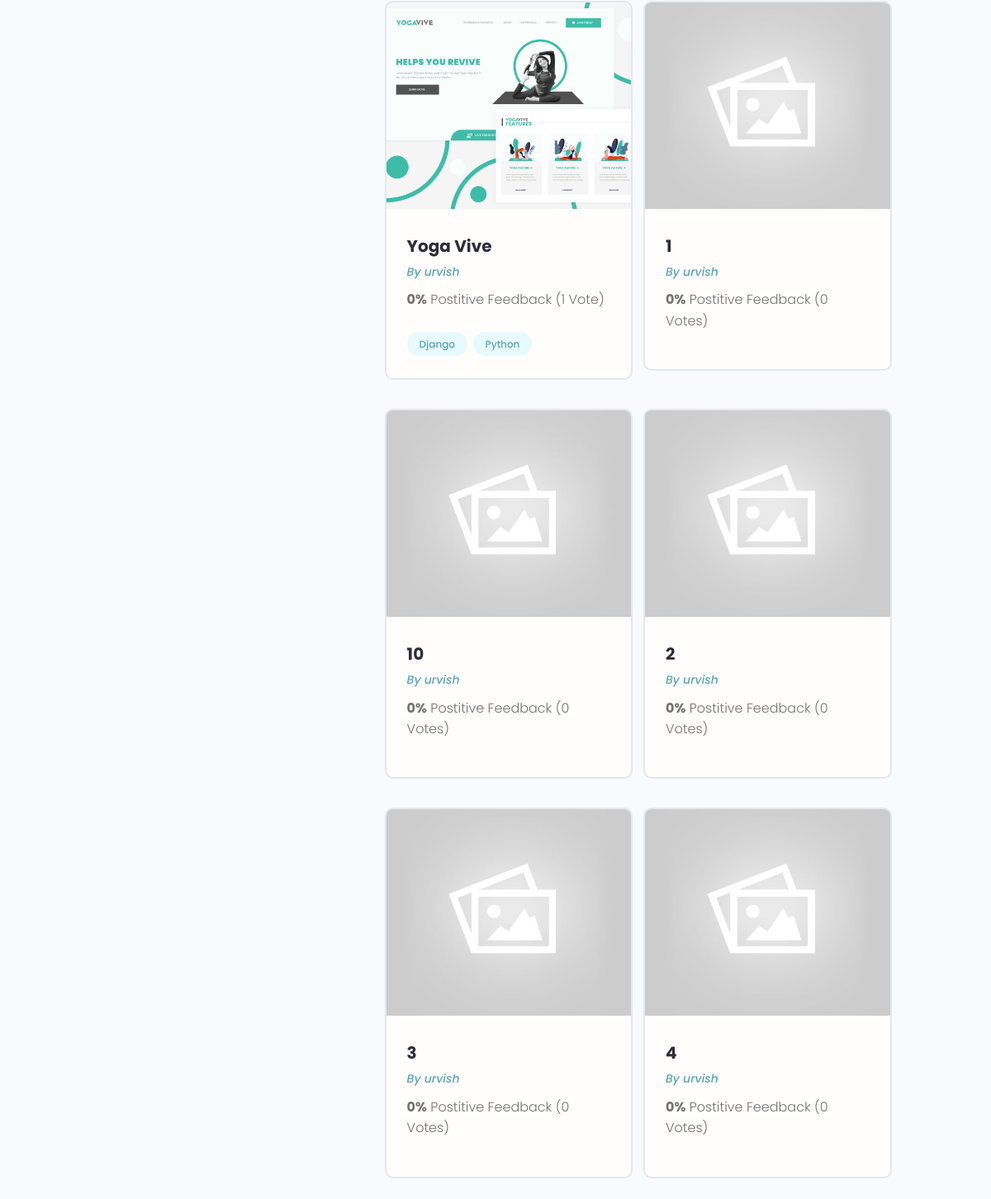
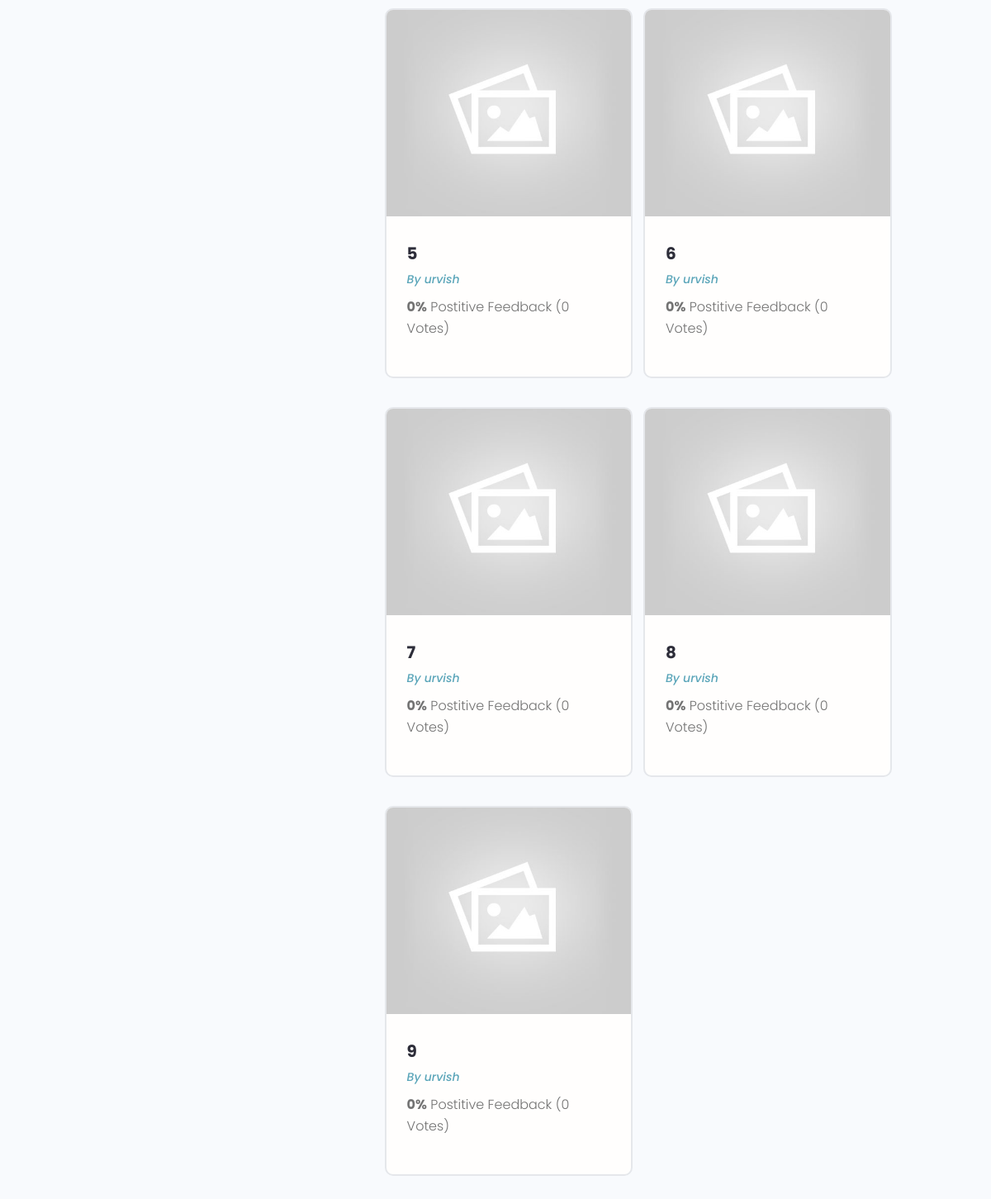
The app's page /profile/8d0fb00d-4299-4abd-93e5-eb9e0480b9e6/ (lower part), older data (2 pictures, top to bottom).
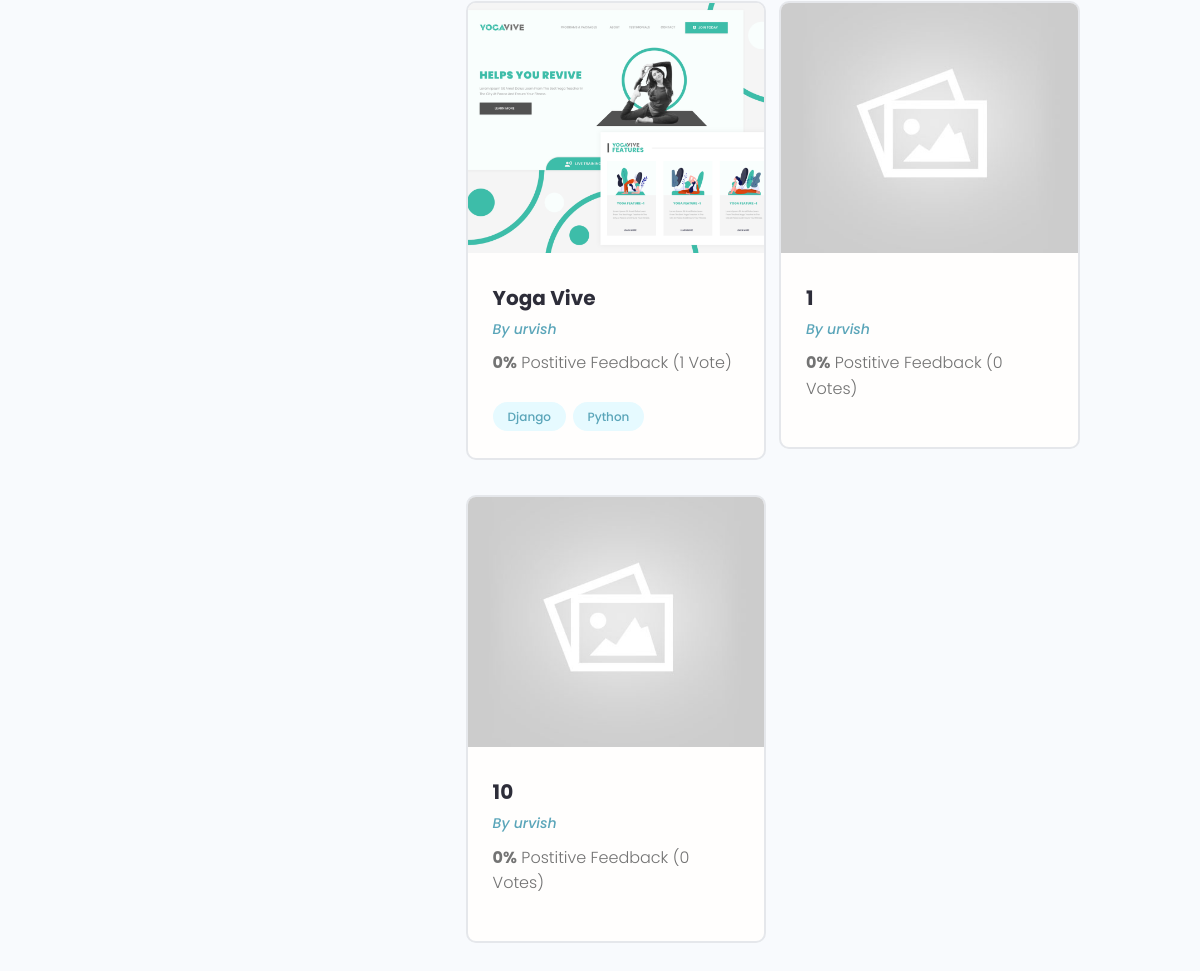
The same page, newer data.
### projects/models.py (models this page shows, shortened)
class Project(models.Model):
    owner = models.ForeignKey(Profile, null=True, blank=True, on_delete=models.CASCADE)
    title = models.CharField(max_length=200)
    description = models.TextField(null=True, blank=True)
    featured_image = models.ImageField(null=True, blank=True, default="default.jpg")
    demo_link = models.CharField(max_length=2000, null=True, blank=True)
    source_link = models.CharField(max_length=2000, null=True, blank=True)
    tags = models.ManyToManyField('Tag', blank=True)
    vote_total = models.IntegerField(default=0, null=True, blank=True)
    vote_ratio = models.IntegerField(default=0, null=True, blank=True)
    created = models.DateTimeField(auto_now_add=True)
    id = models.UUIDField(default=uuid.uuid4, unique=True,
                          primary_key=True, editable=False)
    class Meta:
        ordering = ['-vote_ratio', '-vote_total', 'title']
    @property
    def imageURL(self):
        try:
            url = self.featured_image.url
        except:
            url = ''
        return url

class Tag(models.Model):
    name = models.CharField(max_length=200)
    created = models.DateTimeField(auto_now_add=True)
    id = models.UUIDField(default=uuid.uuid4, unique=True,
                          primary_key=True, editable=False)
    def __str__(self):
        return self.name

### users/models.py (models this page shows, shortened)
class Profile(models.Model):
    user = models.OneToOneField(
        User, on_delete=models.CASCADE, null=True, blank=True)
    name = models.CharField(
        max_length=200, null=True, blank=True)
    email = models.EmailField(
        max_length=500, null=True, blank=True)
    username = models.CharField(
        max_length=200, null=True, blank=True)
    location = models.CharField(
        max_length=200, null=True, blank=True)
    short_intro = models.CharField(
        max_length=200, null=True, blank=True)
    bio = models.TextField(
        null=True, blank=True)
    profile_image = models.ImageField(
        null=True, blank=True, upload_to='profiles/', default="profiles/user-default.png")
    social_github = models.CharField(
        max_length=200, null=True, blank=True)
    social_twitter = models.CharField(
        max_length=200, null=True, blank=True)
    social_linkedin = models.CharField(
        max_length=200, null=True, blank=True)
    social_youtube = models.CharField(
        max_length=200, null=True, blank=True)
    social_website = models.CharField(
        max_length=200, null=True, blank=True)
    created = models.DateTimeField(auto_now_add=True)
    id = models.UUIDField(default=uuid.uuid4, unique=True,
                          primary_key=True, editable=False)
    class Meta:
        ordering = ['created']
    @property
    def imageURL(self):
        try:
            url = self.profile_image.url
        except:
            url = ''
        return url

### users/views.py (the view)
# urls.py: path('profile/<str:pk>/', views.userProfile, name="user-profile"),
def userProfile(request, pk):
    profile = Profile.objects.get(id=pk)
    topSkills = profile.skill_set.exclude(description__exact="")
    otherSkills = profile.skill_set.filter(description="")
    context = {'profile': profile, "topSkills": topSkills,
               "otherSkills": otherSkills}
    return render(request, 'users/user-profile.html', context)

### users/models.py (called while the page is built)
    def __str__(self):
        return str(self.name)

### users/templates/users/user-profile.html (shortened to what this page needs)
{% extends 'main.html' %} {% block content %}
<main class="profile my-md">
  <div class="container">
    <div class="layout">
      <div class="column column--1of3">
      </div>
      <div class="column column--2of3">
        <div class="devInfo">
          <div class="grid grid--two">
            {% for project in profile.project_set.all %}
            <div class="column">
              <div class="card project">
                <a href="{% url 'project' project.id %}" class="project">
                  <img
                    class="project__thumbnail"
                    src="{{project.imageURL}}"
                    alt="project thumbnail"
                  />
                  <div class="card__body">
                    <h3 class="project__title">{{project.title}}</h3>
                    <p>
                      <a class="project__author" href="{% url 'user-profile' project.owner.id %}"
                        >By {{project.owner.name}}</a
                      >
                    </p>
                    <p class="project--rating">
                      <span style="font-weight: bold"
                        >{{project.vote_ratio}}%</span>
                      Postitive Feedback ({{project.vote_total}}
                      Vote{{project.vote_total|pluralize:"s"}})
                    </p>
                    <div class="project__tags">
                      {% for tag in project.tags.all %}
                      <span class="tag tag--pill tag--main">
                        <small>{{tag}}</small>
                      </span>
                      {% endfor %}
                    </div>
                  </div>
                </a>
              </div>
            </div>
            {% endfor %}
          </div>
        </div>
      </div>
    </div>
  </div>
</main>
{% endblock content %}

Row changes from the older to the newer data that the page shows:
removed Project: imageURL (placeholder picture), title "2", owner.name "urvish", vote_ratio "0", vote_total "0"
removed Project: imageURL (placeholder picture), title "3", owner.name "urvish", vote_ratio "0", vote_total "0"
removed Project: imageURL (placeholder picture), title "4", owner.name "urvish", vote_ratio "0", vote_total "0"
removed Project: imageURL (placeholder picture), title "5", owner.name "urvish", vote_ratio "0", vote_total "0"
removed Project: imageURL (placeholder picture), title "6", owner.name "urvish", vote_ratio "0", vote_total "0"
removed Project: imageURL (placeholder picture), title "7", owner.name "urvish", vote_ratio "0", vote_total "0"
removed Project: imageURL (placeholder picture), title "8", owner.name "urvish", vote_ratio "0", vote_total "0"
removed Project: imageURL (placeholder picture), title "9", owner.name "urvish", vote_ratio "0", vote_total "0"
